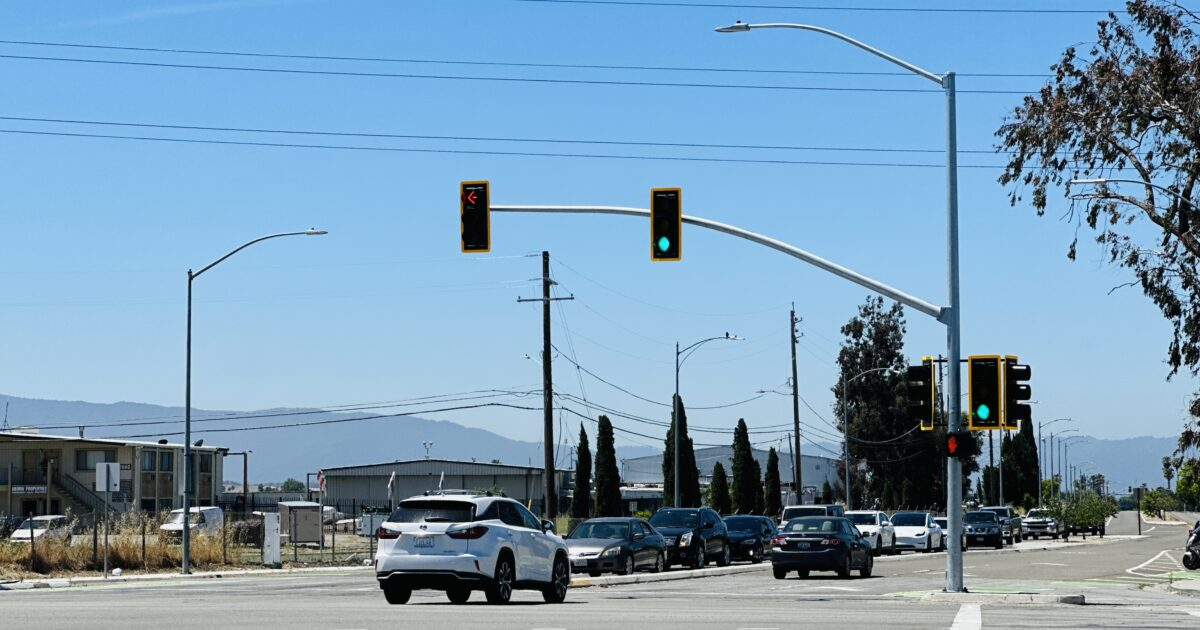
#> input picture trafficLight.jpg, 1200 x 630 px
$ jupyter execute --allow-errors yolo_TrafficLight.ipynb
#> lines starting #> are read from the running program, lines starting #| are printed output that depends on the picture
[cell 1]
import cv2
import numpy as np

#> (a cell that did not finish here is left out)

[cell 3]
#bringing the image
img = cv2.imread("trafficLight.jpg")
#> img is the input picture: shape (630, 1200, 3); mean B, G, R 181.6, 155.7, 121.8
img = cv2.resize(img, None, fx=0.4, fy=0.4)
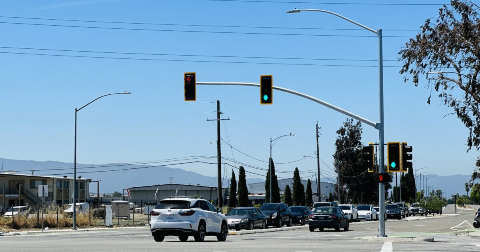
#> img: shape (252, 480, 3); mean B, G, R 181.6, 155.7, 121.7
height, width, channels = img.shape
#> height = 252; width = 480; channels = 3

[cell 4]
#Detecting Objects
blob = cv2.dnn.blobFromImage(img, 0.00392, (416, 416), (0, 0, 0), True, crop=False)
#> (the rest of this cell did not finish here and is left out)

[cell 5]
class_ids = []
confidences = []
boxes = []
#> (the rest of this cell did not finish here and is left out)

[cell 6]
indexes = cv2.dnn.NMSBoxes(boxes, confidences, 0.5, 0.4)

[cell 7]
font = cv2.FONT_HERSHEY_PLAIN
for i in range(len(boxes)):
    if i in indexes:
        x, y, w, h = boxes[i]
        label = str(classes[class_ids[i]])
        color = colors[i]
        cv2.rectangle(img, (x, y), (x + w, y + h), color, 2)
        cv2.putText(img, label, (x, y + 30), font, 3, color, 3)
cv2.imshow("Image", img)
cv2.waitKey(0)
cv2.destroyAllWindows()
